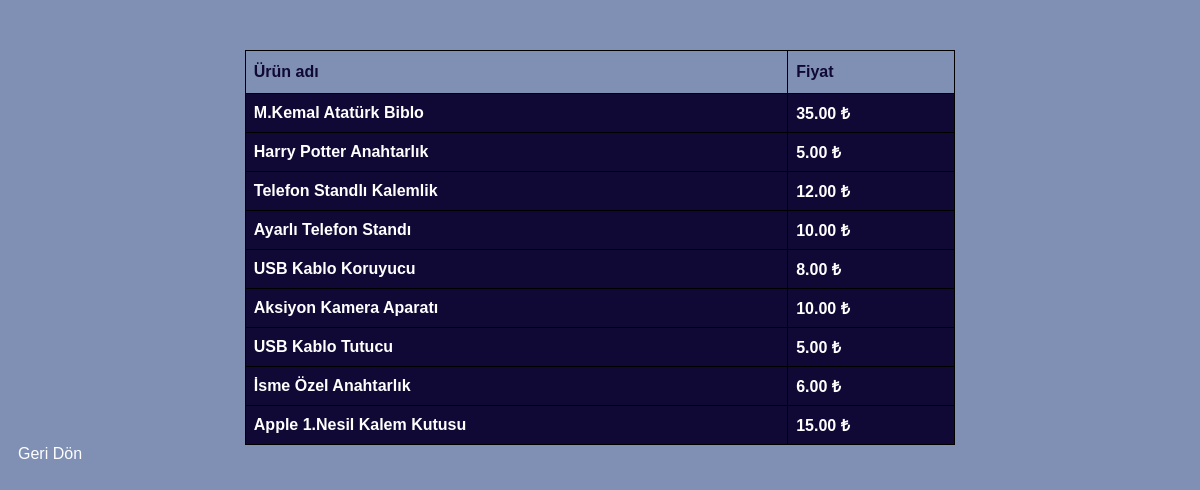
Screenshot of /websitedb/UrunListele.php (signed in) with the database file from the repository.
### tables this page shows
CREATE TABLE `urunler` (
  `UrunId` int(11) NOT NULL,
  `UrunAdi` varchar(256) NOT NULL,
  `Fiyat` double(10,2) NOT NULL
);

### websitedb/UrunListele.php (the view, shortened to what this page needs)
<html>
    <head>
    </head>
    <body>
        <?php
            include("baglanti.php");
            ?>
                <table id="table" border:1px>
                    <tr>
                        <th>Ürün adı</th>
                        <th>Fiyat</th>
                    </tr>
                    <?php
                        $sql2="SELECT * FROM urunler ORDER BY UrunId ASC";
                        $cevap2=mysqli_query($baglanti,$sql2);
                        while ($row2=mysqli_fetch_array($cevap2)) {
                    ?>
                        <tr>
                            <td><?php echo $row2['UrunAdi'] ?></td>
                            <td><?php echo $row2['Fiyat'] ?> ₺</td>
                        </tr>
                    <?php
                        }
                    ?>
                </table>
                <a class="btn" href= "menu.php"> Geri Dön </a>
    </body>
    </html>

### websitedb/UrunListele.php (style rules this page uses)
body { background-color: rgb(127, 144, 180); font-family:'Trebuchet MS', 'Lucida Sans Unicode', 'Lucida Grande', 'Lucida Sans', Arial, sans-serif; }
.btn { color:white; text-decoration: none; padding:10px; margin-top: 10px; }
#table { margin:auto; margin-top:50px; border-collapse: collapse; width: 60%; }
#table td, #table th { border: 1px solid black; padding: 8px; font-weight:bold; }
#table tr { background-color:#100835; color:white; }
#table th { padding-top: 12px; padding-bottom: 12px; text-align: left; background-color: rgb(127, 144, 180); color:#100835; font-weight:bold; }

### rows the page displays
urunler: UrunAdi "M.Kemal Atatürk Biblo", Fiyat "35.00"
urunler: UrunAdi "Harry Potter Anahtarlık", Fiyat "5.00"
urunler: UrunAdi "Telefon Standlı Kalemlik", Fiyat "12.00"
urunler: UrunAdi "Ayarlı Telefon Standı", Fiyat "10.00"
urunler: UrunAdi "USB Kablo Koruyucu", Fiyat "8.00"
urunler: UrunAdi "Aksiyon Kamera Aparatı", Fiyat "10.00"
urunler: UrunAdi "USB Kablo Tutucu", Fiyat "5.00"
urunler: UrunAdi "İsme Özel Anahtarlık", Fiyat "6.00"
urunler: UrunAdi "Apple 1.Nesil Kalem Kutusu", Fiyat "15.00"
